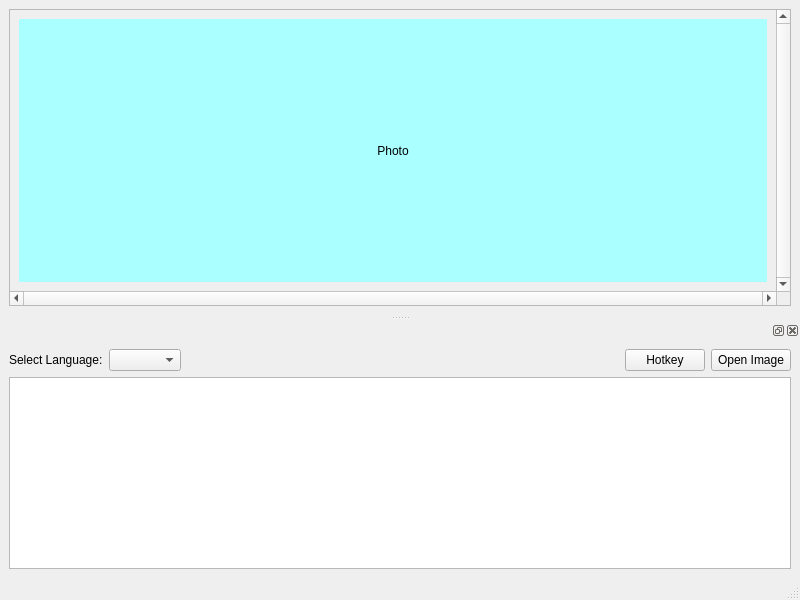
<?xml version="1.0" encoding="UTF-8"?>
<ui version="4.0">
 <class>MainWindow</class>
 <widget class="QMainWindow" name="MainWindow">
  <property name="geometry">
   <rect>
    <x>0</x>
    <y>0</y>
    <width>800</width>
    <height>600</height>
   </rect>
  </property>
  <property name="windowTitle">
   <string>MainWindow</string>
  </property>
  <widget class="QWidget" name="centralwidget">
   <layout class="QGridLayout" name="gridLayout">
    <item row="0" column="0">
     <widget class="QScrollArea" name="scrollArea">
      <property name="verticalScrollBarPolicy">
       <enum>Qt::ScrollBarAlwaysOn</enum>
      </property>
      <property name="horizontalScrollBarPolicy">
       <enum>Qt::ScrollBarAlwaysOn</enum>
      </property>
      <property name="widgetResizable">
       <bool>true</bool>
      </property>
      <widget class="QWidget" name="scrollAreaWidgetContents">
       <property name="geometry">
        <rect>
         <x>0</x>
         <y>0</y>
         <width>763</width>
         <height>276</height>
        </rect>
       </property>
       <layout class="QGridLayout" name="gridLayout_3">
        <item row="0" column="0">
         <widget class="QLabel" name="label_2">
          <property name="styleSheet">
           <string notr="true">background-color: rgb(170, 255, 255)</string>
          </property>
          <property name="text">
           <string>Photo</string>
          </property>
          <property name="alignment">
           <set>Qt::AlignCenter</set>
          </property>
         </widget>
        </item>
       </layout>
      </widget>
     </widget>
    </item>
   </layout>
  </widget>
  <widget class="QStatusBar" name="statusbar"/>
  <widget class="QDockWidget" name="dockWidget">
   <attribute name="dockWidgetArea">
    <number>8</number>
   </attribute>
   <widget class="QWidget" name="dockWidgetContents_2">
    <layout class="QGridLayout" name="gridLayout_2">
     <item row="2" column="0">
      <widget class="QTextEdit" name="textEdit"/>
     </item>
     <item row="0" column="0">
      <layout class="QHBoxLayout" name="horizontalLayout">
       <item>
        <widget class="QLabel" name="label">
         <property name="text">
          <string>Select Language:</string>
         </property>
        </widget>
       </item>
       <item>
        <widget class="QComboBox" name="comboBox"/>
       </item>
       <item>
        <spacer name="horizontalSpacer">
         <property name="orientation">
          <enum>Qt::Horizontal</enum>
         </property>
         <property name="sizeHint" stdset="0">
          <size>
           <width>40</width>
           <height>20</height>
          </size>
         </property>
        </spacer>
       </item>
       <item>
        <widget class="QPushButton" name="pushButton_2">
         <property name="text">
          <string>Hotkey</string>
         </property>
        </widget>
       </item>
       <item>
        <widget class="QPushButton" name="pushButton">
         <property name="text">
          <string>Open Image</string>
         </property>
        </widget>
       </item>
      </layout>
     </item>
    </layout>
   </widget>
  </widget>
 </widget>
 <resources/>
 <connections/>
</ui>
